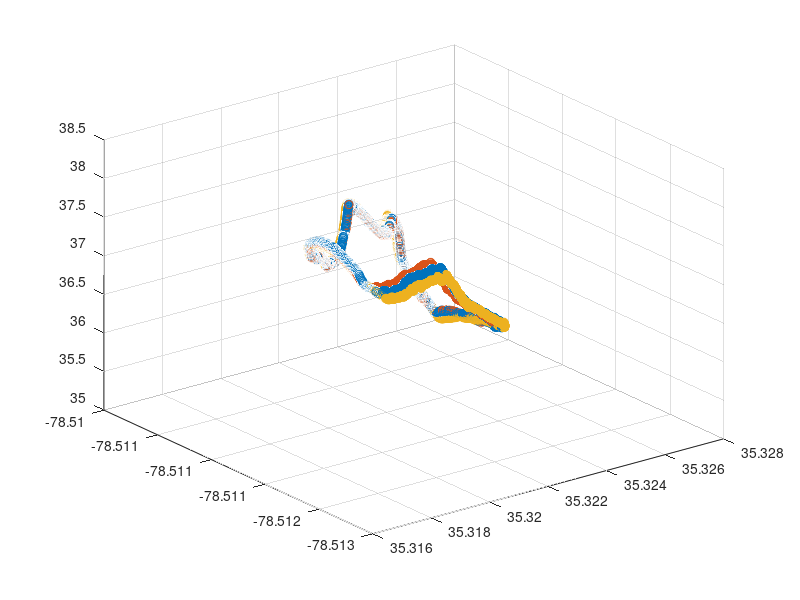

Reproduce this figure in MATLAB.
track1 = importdata('track1.csv');
track2 = importdata('track2.csv');
track3 = importdata('track3.csv');


clf;
scatter3(track1(:, 1), track1(:, 2), track1(:, 3)); hold on;
scatter3(track2(:, 1), track2(:, 2), track2(:, 3)); hold on;
scatter3(track3(:, 1), track3(:, 2), track3(:, 3)); hold on;